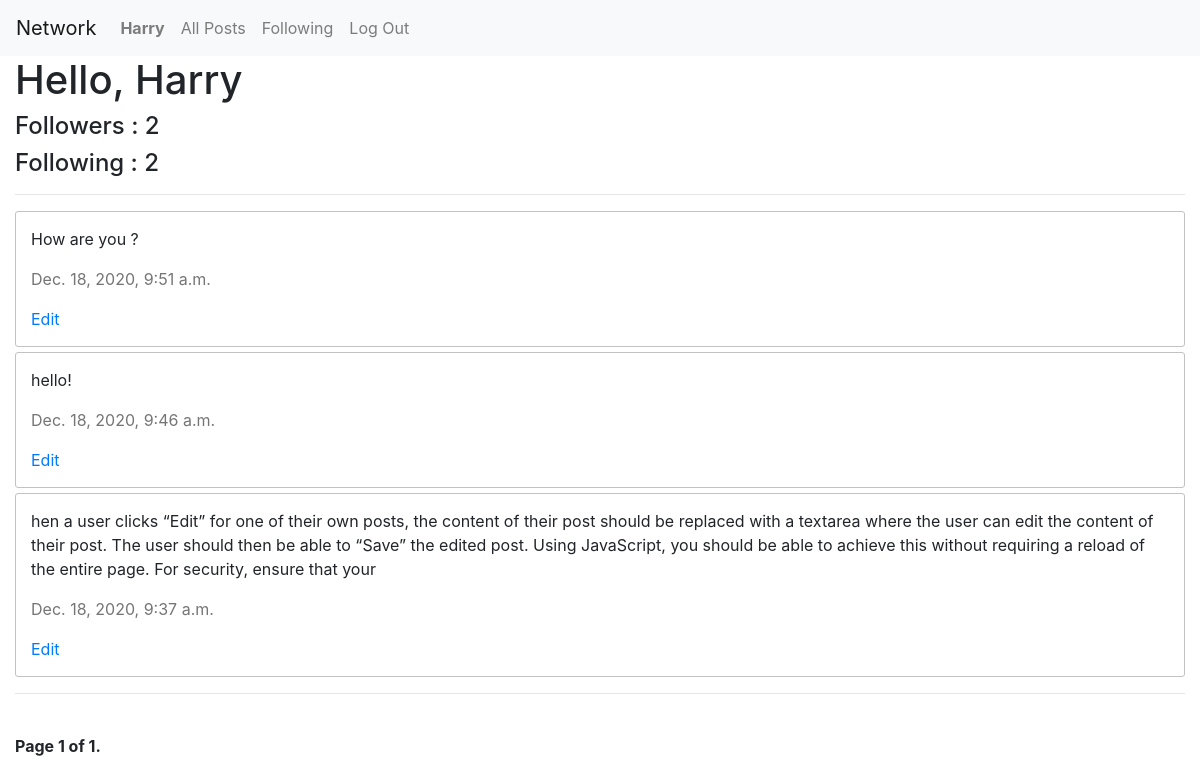
The page /profile (signed in) on the database its author committed.
### network/models.py (models this page shows, shortened)
class User(AbstractUser):
    following = models.ManyToManyField('self', related_query_name='followers', related_name='followers_set')

class Post(models.Model):
    content = models.TextField()
    author = models.ForeignKey(User, on_delete=models.CASCADE, related_name='post')
    created = models.DateTimeField(auto_now_add=True)
    like = models.ManyToManyField(User, related_name="user_set")
    class Meta:
        ordering = ('-created',)

### network/views.py (the view)
# urls.py: path("profile", views.show_profile, name="show_profile"),
@login_required
def show_profile(request):
    posts = Post.objects.filter(author=request.user)
    paginator = Paginator(posts, 10) # Change here for more posts in each page
    page = request.GET.get('page')
    return render(request, 'network/profile.html', {
        'posts' : pagination(paginator, page),
        'following' : request.user.following.all(),
        'follower' : User.objects.filter(following=request.user)
    })

### network/views.py (called while the page is built)
def pagination(paginator, page):
    try:
        posts = paginator.page(page)
    except PageNotAnInteger:
        posts = paginator.page(1)
    except EmptyPage:
        posts = paginator.page(paginator.num_pages)
    return posts

### network/templates/network/profile.html (shortened to what this page needs)
{% extends 'network/layout.html' %}
{% block body %}
<h1>Hello, {{ user.username }}</h1>
<h4>Followers : {{ follower.count }}</h4>
<h4>Following : {{ following.count }}</h4>
<hr>
{% for post in posts %}
    <div class="post">
        <p>{{ post.content }}</p>
        <p class="created">{{ post.created }}</p>
        <a href="">Edit</a>
    </div>
{% empty %}
    <p>No posts found</p>
{% endfor %}
<hr>
{% include "network/pagination.html" with page=posts %}
{% endblock %}

### network/templates/network/layout.html (shortened to what this page needs)
{% load static %}
<!DOCTYPE html>
<html lang="en">
    <head>
        <link rel="stylesheet" href="https://stackpath.bootstrapcdn.com/bootstrap/4.4.1/css/bootstrap.min.css">
        <link href="{% static 'network/css/styles.css' %}" rel="stylesheet">
    </head>
    <body>
        <nav class="navbar navbar-expand-lg navbar-light bg-light">
            <a class="navbar-brand" href="#">Network</a>
            <div>
              <ul class="navbar-nav mr-auto">
                {% if user.is_authenticated %}
                    <li class="nav-item">
                        <a class="nav-link" href="{% url 'show_profile' %}"><strong>{{ user.username|capfirst }}</strong></a>
                    </li>
                {% endif %}
                <li class="nav-item">
                  <a class="nav-link" href="{% url 'index' %}">All Posts</a>
                </li>
                {% if user.is_authenticated %}
                    <li class="nav-item">
                        <a class="nav-link" href="{% url 'show_following' %}">Following</a>
                    </li>
                    <li class="nav-item">
                        <a class="nav-link" href="{% url 'logout' %}">Log Out</a>
                    </li>
                {% endif %}
              </ul>
            </div>
          </nav>
        <div class="body">
            <div class="container-fluid">
                {% block body %}
                {% endblock %}
            </div>
        </div>
    </body>
</html>

### network/static/network/css/styles.css (style rules this page uses)
.post { border: 1px solid rgb(194, 194, 194); border-radius:3px; padding:15px; margin-bottom: 5px; }
.post .created { color:rgb(117, 117, 117); }

### rows shown on the page
User: username "Harry"
Post: content "How are you ?", created "Dec. 18, 2020, 9:51 a.m."
Post: content "hello!", created "Dec. 18, 2020, 9:46 a.m."
Post: content "hen a user clicks “Edit” for one of their own posts, the content of their post should be replaced with a textarea where the user can edit the content of their post. The user should then be able to “Save” the edited post. Using JavaScript, you should be able to achieve this without requiring a reload of the entire page. For security, ensure that your", created "Dec. 18, 2020, 9:37 a.m."

### other values the page prints
{{ follower.count }} "2"
{{ following.count }} "2"
{{ page.number }} "1"
{{ page.paginator.num_pages }} "1"
